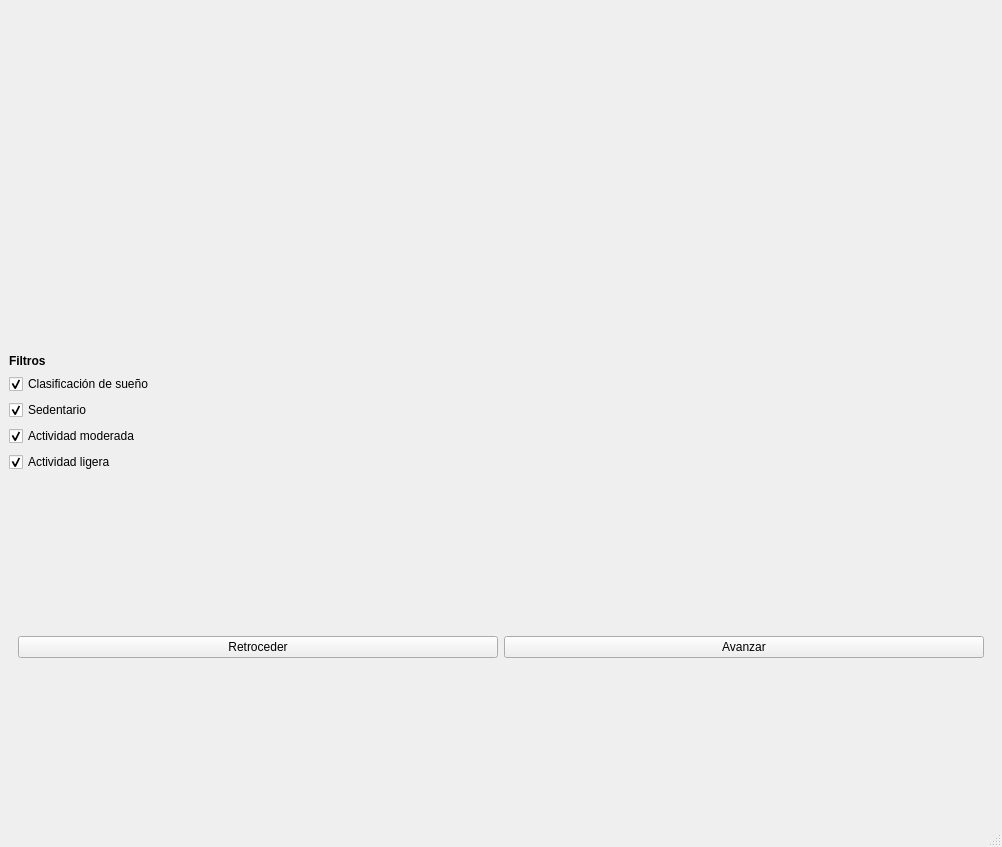
<?xml version="1.0" encoding="UTF-8"?>
<ui version="4.0">
 <class>MainWindow</class>
 <widget class="QMainWindow" name="MainWindow">
  <property name="geometry">
   <rect>
    <x>0</x>
    <y>0</y>
    <width>1002</width>
    <height>847</height>
   </rect>
  </property>
  <property name="windowTitle">
   <string>Temperaturas y flujos por episodios</string>
  </property>
  <widget class="QWidget" name="centralwidget">
   <layout class="QVBoxLayout" name="verticalLayout">
    <item>
     <widget class="QWidget" name="wScatter1" native="true">
      <property name="sizePolicy">
       <sizepolicy hsizetype="Expanding" vsizetype="Expanding">
        <horstretch>0</horstretch>
        <verstretch>0</verstretch>
       </sizepolicy>
      </property>
      <layout class="QHBoxLayout" name="layoutMatplot1"/>
     </widget>
    </item>
    <item>
     <widget class="QLabel" name="label">
      <property name="text">
       <string>&lt;html&gt;&lt;head/&gt;&lt;body&gt;&lt;p&gt;&lt;span style=&quot; font-weight:600;&quot;&gt;Filtros&lt;/span&gt;&lt;/p&gt;&lt;/body&gt;&lt;/html&gt;</string>
      </property>
     </widget>
    </item>
    <item>
     <widget class="QCheckBox" name="cbSueno">
      <property name="text">
       <string>Clasificación de sueño</string>
      </property>
      <property name="checked">
       <bool>true</bool>
      </property>
     </widget>
    </item>
    <item>
     <widget class="QCheckBox" name="cbSedentario">
      <property name="text">
       <string>Sedentario</string>
      </property>
      <property name="checked">
       <bool>true</bool>
      </property>
     </widget>
    </item>
    <item>
     <widget class="QCheckBox" name="cbModerada">
      <property name="text">
       <string>Actividad moderada</string>
      </property>
      <property name="checked">
       <bool>true</bool>
      </property>
     </widget>
    </item>
    <item>
     <widget class="QCheckBox" name="cbLigera">
      <property name="text">
       <string>Actividad ligera</string>
      </property>
      <property name="checked">
       <bool>true</bool>
      </property>
     </widget>
    </item>
    <item>
     <widget class="QWidget" name="widget" native="true">
      <property name="sizePolicy">
       <sizepolicy hsizetype="Expanding" vsizetype="Expanding">
        <horstretch>0</horstretch>
        <verstretch>0</verstretch>
       </sizepolicy>
      </property>
      <layout class="QGridLayout" name="gridLayout">
       <item row="1" column="1">
        <widget class="QPushButton" name="btnNext">
         <property name="text">
          <string>Avanzar</string>
         </property>
        </widget>
       </item>
       <item row="1" column="0">
        <widget class="QPushButton" name="btnPrev">
         <property name="text">
          <string>Retroceder</string>
         </property>
        </widget>
       </item>
      </layout>
     </widget>
    </item>
   </layout>
  </widget>
  <widget class="QMenuBar" name="menubar">
   <property name="geometry">
    <rect>
     <x>0</x>
     <y>0</y>
     <width>1002</width>
     <height>25</height>
    </rect>
   </property>
  </widget>
  <widget class="QStatusBar" name="statusbar"/>
 </widget>
 <resources/>
 <connections/>
</ui>
